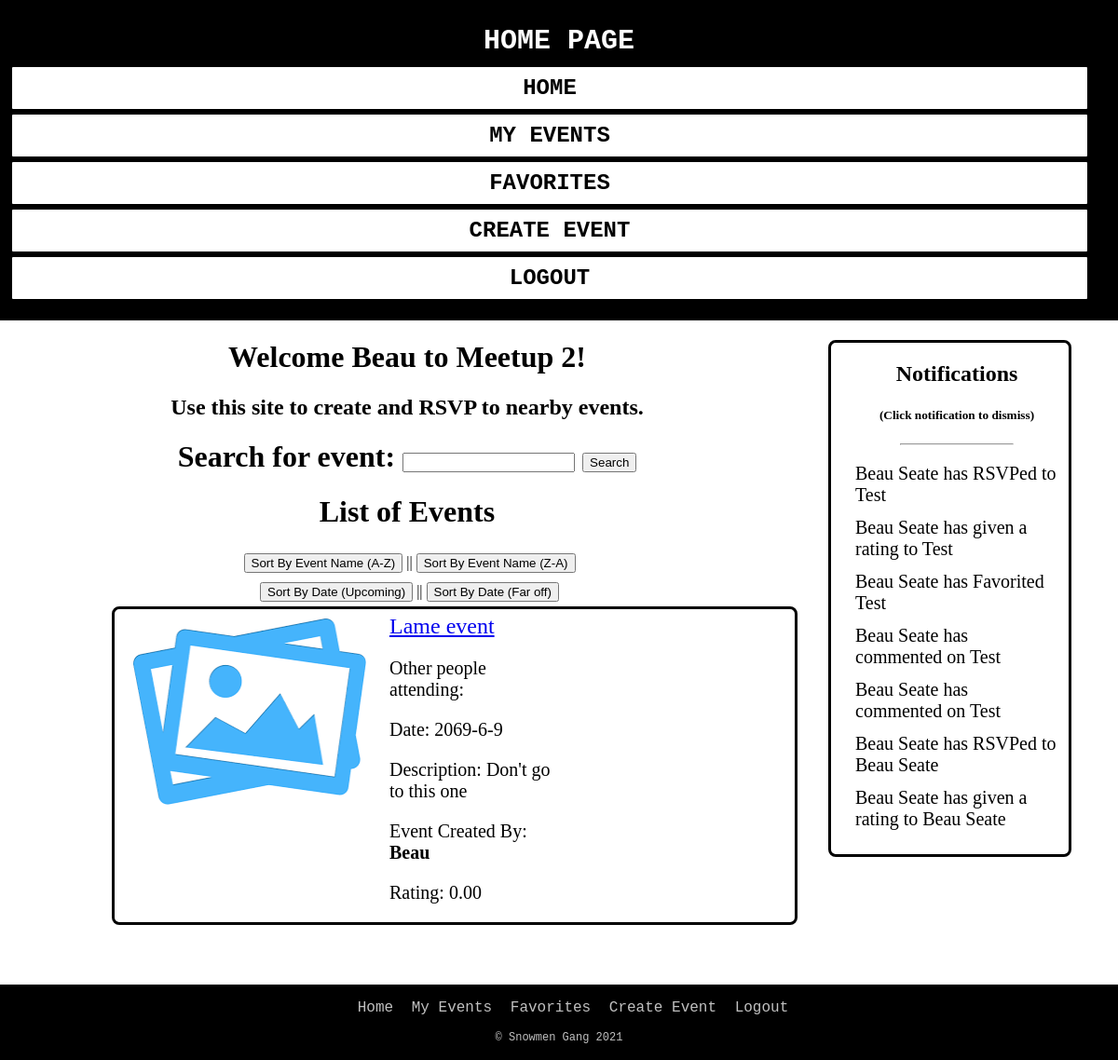
The app's page /index (signed in) with its own data.
### models.py (models this page shows, shortened)
class Notifications(db.Model):
    notification_id = db.Column("Notification_ID", db.Integer, primary_key=True)
    user_id = db.Column(db.Integer, db.ForeignKey("user.User_ID"), nullable=False)
    user_id_performed = db.Column(db.Integer, db.ForeignKey("user.User_ID"), nullable=False)
    event_id = db.Column(db.Integer, db.ForeignKey("event.Event_ID"))
    notification_action = db.Column("Notification Action", db.String)
    user_name_performed_first = db.Column("Performed First Name", db.String)
    user_name_performed_last = db.Column("Performed Last Name", db.String)
    event_name = db.Column("Event Name", db.String)

class Event(db.Model):
    event_id = db.Column("Event_ID", db.Integer, primary_key=True)
    date = db.Column("Date", db.String(10))
    name = db.Column("Name", db.String(75))
    rating = db.Column("Rating", db.DECIMAL(1,2))
    user = db.Column("User", db.String(50))
    reports = db.Column("Reports", db.Integer)
    desc = db.Column("Description", db.String(500))
    favorites = db.Column("Favorites", db.Integer)
    filename = db.Column("filename", db.String(150), nullable=False, server_default='default.png')
    user_id = db.Column(db.Integer(), db.ForeignKey("user.User_ID"), nullable=False)
    events_attending = db.relationship("RSVP", backref="event",cascade="all, delete-orphan", lazy=True)
    comments = db.relationship("Comments", backref="event", cascade="all, delete-orphan", lazy=True)
    reportedd = db.relationship("Reports", backref="event",cascade="all, delete-orphan", lazy=True)

### routes.py (the view, shortened to what this page needs)
@app.route('/', methods=['GET', 'POST'])
@app.route('/index', methods=['GET', 'POST'])
def index():
    if session.get('user'):
        listEvents = db.session.query(Event).all()
        notficationList = db.session.query(Notifications).filter(Notifications.user_id == session['user_id']).all()
        usersAttending = db.session.query(RSVP).filter(User.user_id == RSVP.user_id).all()
        return render_template('Home.html', events=listEvents, user=session['user'], notification=notficationList, usersAttending=usersAttending)
    else:
        listEvents = db.session.query(Event).all()
        usersAttending = db.session.query(RSVP).filter(User.user_id == RSVP.user_id).all()
        return render_template('Home.html', events=listEvents, usersAttending=usersAttending)

### Templates/Home.html (shortened to what this page needs)
<!DOCTYPE html>
<html lang="en">
<head>
	<link rel="stylesheet" href="{{ url_for('static', filename='header_footer.css') }}">
	<link rel="stylesheet" href="{{ url_for('static', filename='Home.css') }}">
</head>
<body>
	<div class="wrapper">
		<header>
			<a href="#" class="page-title">Home Page</a>
			<div class="nav-right">
				<a href="{{url_for('index') }}">Home</a>
				<a href="{{url_for('my_events') }}">My Events</a>
				<a href="{{url_for('favorite_events') }}">Favorites</a>
				<a href="{{url_for('new_event') }}" >Create Event</a>
				{% if user%}
					<a href = "{{url_for('logout') }}">Logout</a>
				{%else%}
					<a href = "{{url_for('login') }}">Sign in</a>
					<a href = "{{url_for('register') }}">Register</a>
				{% endif%}
			</div>
		</header>
	<main>
		<aside>
			<div id="notif">
				<h1>Notifications</h1>
				<h5>(Click notification to dismiss)</h5>
				<hr>
				{% if user %}
					{% if notification %}
					<table id="notifTable">
						{% for notifications in notification %}
						<tr><td>
						<a href="{{ url_for('deleteNotification', notification_id=notifications.notification_id) }}">
							<div id="notifTableCell">
							{{notifications.user_name_performed_first}} {{notifications.user_name_performed_last}} has {{notifications.notification_action}} {{notifications.event_name}}
							</div>
						</a>
						</td></tr>
						{% endfor %}
					</table>
					{% endif %}
				{% else %}
					<p>Please login to view notifications!</p>
				{% endif %}
			</div>
		</aside>
		<h1>Welcome {% if user %}{{user}}{% endif %} to Meetup 2!</h1>
        <h2>Use this site to create and RSVP to nearby events.</h2>
        <h1>
            <form method = "post">
                Search for event: <input type = "text" name = "event" />
                <input type = "submit" value = "Search" />
            </form>
        </h1>
		<h1 class="list-events-h1">List of Events</h1>
		<form class="sort" method = "post" style="text-align:center">
			<input type="submit" name="sortNameASC" value="Sort By Event Name (A-Z)" /> ||
			<input type="submit" name="sortNameDESC" value="Sort By Event Name (Z-A)" />
		</form>
		<form class="sort" method = "post" style="text-align:center">
			<input type="submit" name="sortDateASC" value="Sort By Date (Upcoming)" /> ||
			<input type="submit" name="sortDateDESC" value="Sort By Date (Far off)" />
		</form>
		{% for event in events %}
		<div class="Events">
			<div class="events-left">
				<img class = "event_image" src="{{ url_for('static', filename='Images/' + event.filename) }}">
			</div>
			<div class="events-right">
				<a id="event-title" href="{{ url_for('get_event', e_id=event.event_id )}}">{{event.name}}</a>
				<p id="event-attending">Other people attending:
				</p>
				<p id="event-date">Date: {{event.date}}</p>
				<p id="event-desc">Description: {{event.desc}}</p>
				<p id="event-user">Event Created By: <strong>{{event.user}}</strong></p>
				<p id="event-rating">Rating: {{event.rating}}</p>
			</div>
		</div>
		{% endfor %}
	</main>
	<footer>
		<div class="botnav">
			<nav class="nav-ul">
				<ul>
					<li><a href="{{url_for('index') }}">Home</a></li>
					<li><a href="{{url_for('my_events') }}">My Events</a></li>
					<li><a href="{{url_for('favorite_events') }}">Favorites</a></li>
					<li><a href="{{url_for('new_event') }}" >Create Event</a></li>
					{% if user%}
						<li>
							<a href = "{{url_for('logout') }}">Logout</a>
						</li>
						{%else%}
						<li><a href = "{{url_for('login') }}">Sign in</a></li>
						<li><a href = "{{url_for('register') }}">Register</a></li>
						{% endif%}
				</ul>
			</nav>
			<p id="copyright">&copy; Snowmen Gang 2021</p>
		</div>
	</footer>
	</div>
</body>
</html>

### Static/header_footer.css (style rules this page uses)
body { margin: 0; }
header, footer { font-family: 'Courier New', monospace; background-color: black; color: black; font-size: 20px; overflow: hidden; }
header { overflow: hidden; padding: 20px 10px; }
header a { float: left; color: white; text-align: center; padding: 12px; text-decoration: none; font-size: 24px; line-height: 25px; border-radius: 4px; }
header a.page-title { font-size: 30px; font-weight: bold; margin-left: 200px; text-transform: uppercase; }
.nav-right { float: right; }
.nav-right a { color: black; background-color: white; padding: 10px 20px 10px 20px; font-weight: bold; margin-right: 20px; text-transform: uppercase; border: solid; }
@media screen and (max-width: 1420px) { header a.page-title { float: none; display: block; margin: 0 auto; } }
@media screen and (max-width: 1420px) { header a { float: none; display: block; text-align: center; } }
@media screen and (max-width: 1420px) { .nav-right { float: none; } }
nav li { display: inline-block; }
nav a { display: block; }
footer .nav-ul ul { font-size: 16px; text-align: center; top: 0; }
footer .nav-ul li a { text-decoration: none; padding-right: 10px; color: #C0C0C0; }
#copyright { text-align: center; color: #C0C0C0; font-size: 12px; padding-bottom: 5px; }

### Static/Home.css (style rules this page uses)
main { padding-bottom: 50px; }
h1 { text-align: center; }
.list-events-h1 { width: 75%; }
h2 { text-align: center; }
h5 { text-align: center; }
aside { width: 20%; height: auto; padding-left: 15px; margin-left: 15px; margin-right: 50px; margin-bottom: 15px; position: relative; float: right; border: solid; border-radius: 8px; }
div#notif { width: 100%; height: auto; padding-left: 15px; margin-left: 15px; margin-bottom: 15px; position: relative; float: right; }
hr { width: 50%; }
table#notifTable { width: 100%; border-spacing: 10px; border: none }
table#notifTable a { text-decoration: none; color: black; font-size: 20px }
table#notifTable td { height: 100%; width: 100%; }
div#notifTableCell { height:100%; width:100% }
form.sort { width: 75%; padding: 5px 5px 5px 5px; }
div.Events { border: solid; border-radius: 8px; padding: 5px 5px 0 5px; margin-left: 10%; display: inline-block; width: 60%; margin-bottom: 10px; font-size: 20px; }
div.events-left { float: left; padding-left: 15px; }
#event-title { font-size: 24px; text-align: center; }
div.events-right { float: left; padding-left: 25px; padding-right: 15px; width: 25%; }
img.event_image { display: block; margin: 0 auto; height: 200px; width: 250px; padding-top: 5px; padding-bottom: 5px; }

### records on screen
Notifications: user_name_performed_first "Beau", user_name_performed_last "Seate", notification_action "RSVPed to", event_name "Test"
Notifications: user_name_performed_first "Beau", user_name_performed_last "Seate", notification_action "given a rating to", event_name "Test"
Notifications: user_name_performed_first "Beau", user_name_performed_last "Seate", notification_action "Favorited", event_name "Test"
Notifications: user_name_performed_first "Beau", user_name_performed_last "Seate", notification_action "commented on", event_name "Test"
Notifications: user_name_performed_first "Beau", user_name_performed_last "Seate", notification_action "commented on", event_name "Test"
Notifications: user_name_performed_first "Beau", user_name_performed_last "Seate", notification_action "RSVPed to", event_name "Beau Seate"
Notifications: user_name_performed_first "Beau", user_name_performed_last "Seate", notification_action "given a rating to", event_name "Beau Seate"
Event: filename (placeholder picture), name "Lame event", date "2069-6-9", desc "Don't go to this one", user "Beau", rating "0.00"

### other values on screen
{{ user }} "Beau"
